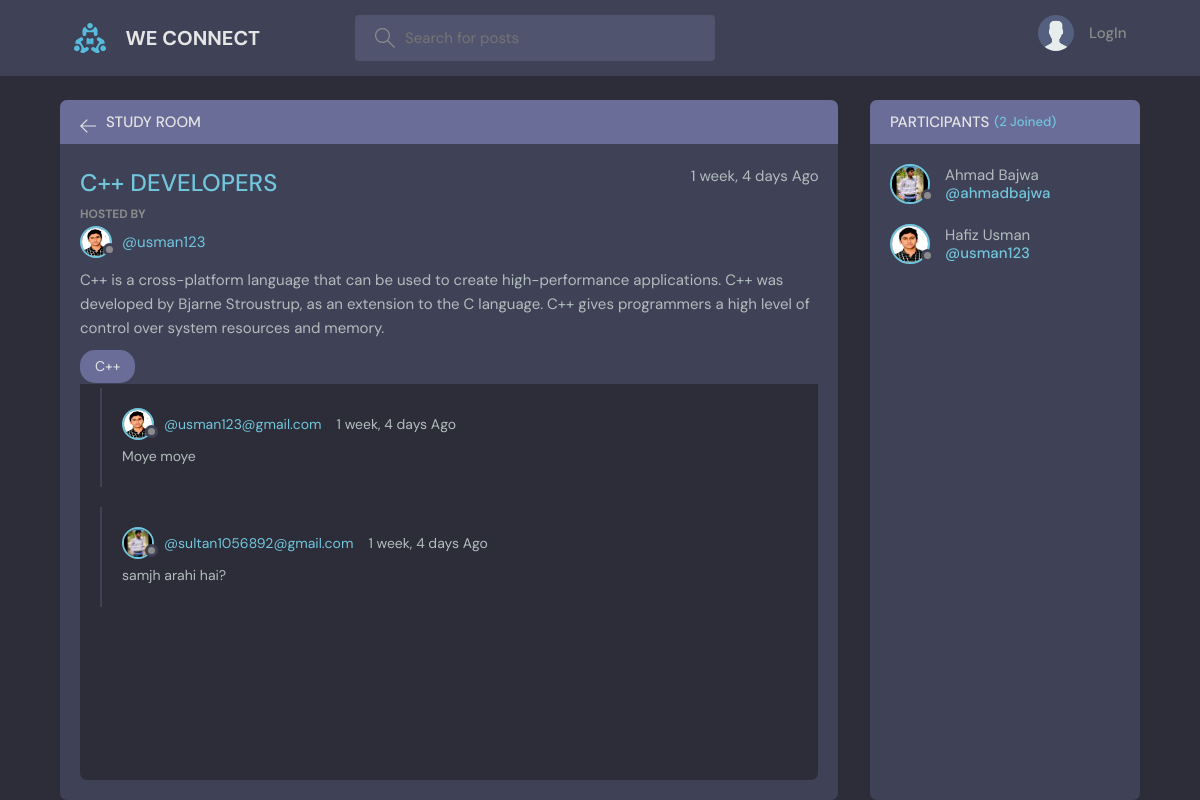
Page /room/3/ on the committed database.
### chat/models.py (models this page shows, shortened)
class room(models.Model):
    host = models.ForeignKey(User,on_delete=models.SET_NULL,null=True)
    topic = models.ForeignKey(Topic,on_delete=models.SET_NULL,null=True)
    name = models.CharField(max_length=200)
    description = models.TextField(null=True,blank=True)
    participants = models.ManyToManyField(User,related_name='participants',blank=True)
    updated = models.DateTimeField(auto_now=True)
    created = models.DateTimeField(auto_now_add=True)
    class Meta:
        ordering = ['-created','-updated']

class User(AbstractUser):
    name = models.CharField(max_length=200,null=True)
    email = models.EmailField(unique=True,null=True)
    bio = models.TextField(null=True)
    avatar = models.ImageField(null=True,default='avatar.svg')
    USERNAME_FIELD = 'email'
    REQUIRED_FIELDS = []

class Topic(models.Model):
    name = models.CharField(max_length=200)
    def __str__(self):
        return self.name

class Messages(models.Model):
    user = models.ForeignKey(User,on_delete=models.CASCADE)
    Room = models.ForeignKey(room,on_delete=models.CASCADE)
    body = models.TextField(null=True)
    updated = models.DateTimeField(auto_now=True)
    created = models.DateTimeField(auto_now_add=True)
    class Meta:
        ordering = ['-updated','created']

### chat/views.py (the view)
# urls.py: path('room/<str:pk>/',views.room_view,name = 'room'),
def room_view(request,pk):
    Room = room.objects.get(id=pk)
    message_room = Room.messages_set.all().order_by('created')
    participants = Room.participants.all()
    if request.method=="POST":
        comment_object = Messages.objects.create(user=request.user,Room=Room,body=request.POST.get('comment'))
        Room.participants.add(request.user)
        return redirect('room',pk=Room.id)
    ctx = {'room':Room,'message_room':message_room,'participants':participants}
    return render(request,'chat/room.html',context=ctx)

### chat/templates/chat/room.html (shortened to what this page needs)
{% extends 'base.html' %}
{% block content %}
    <main class="profile-page layout layout--2">
      <div class="container">
        <div class="room">
          <div class="room__top">
            <div class="room__topLeft">
              <a href="{% url 'home' %}">
                <svg version="1.1" xmlns="http://www.w3.org/2000/svg" width="32" height="32" viewBox="0 0 32 32">
                  <title>arrow-left</title>
                  <path
                    d="M13.723 2.286l-13.723 13.714 13.719 13.714 1.616-1.611-10.96-10.96h27.625v-2.286h-27.625l10.965-10.965-1.616-1.607z"
                  ></path>
                </svg>
              </a>
              <h3>Study Room</h3>
            </div>
          </div>
          <div class="room__box scroll">
            <div class="room__header scroll">
              <div class="room__info">
                <h3>{{ room.name }}</h3>
                <span>{{ room.created|timesince}} Ago</span>
              </div>
              <div class="room__hosted">
                <p>Hosted By</p>
                <a href="{% url 'user-profile' room.host.id %}" class="room__author">
                  <div class="avatar avatar--small">
                    <img src="{{ room.host.avatar.url}}" />
                  </div>
                  <span>@{{ room.host.username }}</span>
                </a>
              </div>
              <div class="room__details">
                {{ room.description }}
              </div>
              <span class="room__topics">{{ room.topic }}</span>
            </div>
            <div class="room__conversation">
              <div class="threads scroll">
                 {% for message in message_room %}
                <div class="thread">
                  <div class="thread__top">
                    <div class="thread__author">
                      <a href="{% url 'user-profile' message.user.id %}" class="thread__authorInfo">
                        <div class="avatar avatar--small">
                          <img src="{{ message.user.avatar.url}}" />
                        </div>
                        <span>@{{ message.user}}</span>
                      </a>
                      <span class="thread__date">{{ message.created|timesince }} Ago</span>
                    </div>
                  </div>
                  <div class="thread__details">
                   {{ message.body }}
                  </div>
                </div>
                {% endfor %}
              </div>
            </div>
          </div>
        </div>
        <div class="participants">
          <h3 class="participants__top">Participants <span>({{ participants.count }} Joined)</span></h3>
          <div class="participants__list scroll">
             {% for participant in participants %}
            <a href="{% url 'user-profile' participant.id %}" class="participant">
              <div class="avatar avatar--medium">
                <img src="{{ participant.avatar.url }}" />
              </div>
              <p>
                  {{ participant.name}}
                <span>@{{ participant.username }}</span>
              </p>
            </a>
             {% endfor %}
          </div>
        </div>
      </div>
    </main>
{% endblock %}

### rows in the picture
room: name "C++ DEVELOPERS", created "1 week, 4 days", host.avatar (picture), host.username "usman123", description "C++ is a cross-platform language that can be used to create high-performance applications. C++ was developed by Bjarne Stroustrup, as an extension to the C language. C++ gives programmers a high level of control over system resources and memory.", topic "C++"
Messages: user.avatar (picture), user "usman123@gmail.com", created "1 week, 4 days", body "Moye moye"
Messages: user.avatar (picture), user "sultan1056892@gmail.com", created "1 week, 4 days", body "samjh arahi hai?"
User: avatar (picture), name "Ahmad Bajwa", username "ahmadbajwa"
User: avatar (picture), name "Hafiz Usman", username "usman123"

### other values in the picture
{{ participants.count }} "2"
